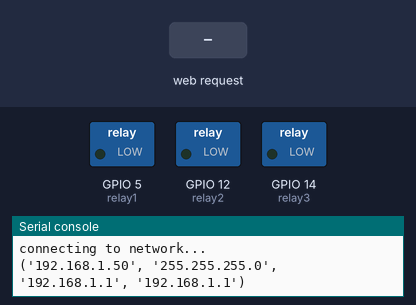
Recording of a program running on a simulated ESP32 board running MicroPython. On the bench: switched loads named in the program (green lamp = pin HIGH), the last lines printed to the serial console. The test bench sets the inputs (shaded band). WiFi joins after 1.5 s.

Above: at 2.7 s.
2.8 s: HTTP request GET /?d1=on received
At 3.5 s:
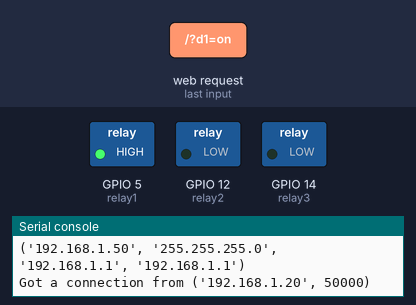
4.3 s: HTTP request GET /?d2=on received
At 4.6 s:
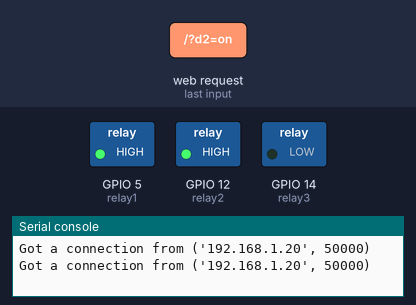
5.8 s: HTTP request GET /?d1=off received
At 7.0 s:
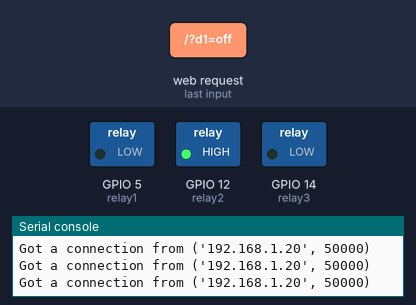
7.3 s: HTTP request GET /?d3=on received
At 8.1 s:
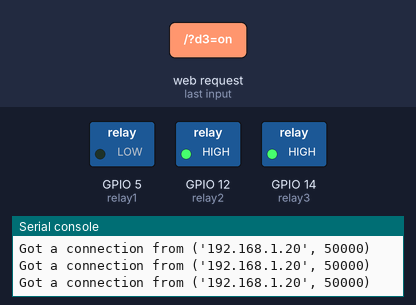
8.8 s: HTTP request GET /?d2=off received
At 9.2 s:
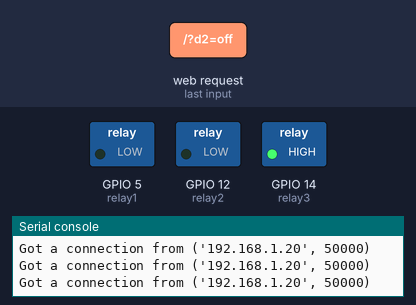
10.3 s: HTTP request GET /?d3=off received
At 11.6 s:
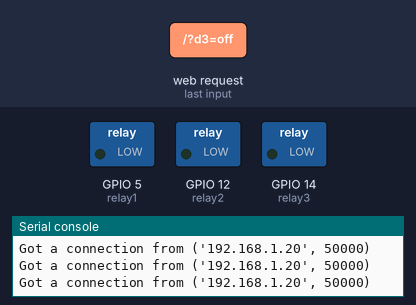
Timing chart, 0 to 12.8 s (numbered marks = the images above; inputs shaded):
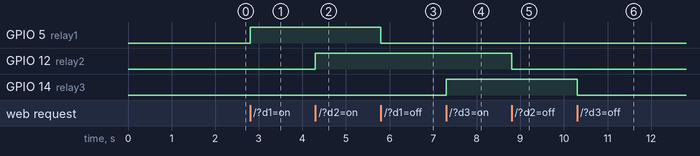

The program:

ESP32SimpleWebtoCTRL_n_Relay.py
```python
import network         # 匯入 network 模組以使用網路功能
import socket          # 匯入 socket 模組以建立網路連接
from machine import Pin # 匯入 machine 模組中的 Pin 類來控制硬體腳位

# 設定 Wi-Fi 的 SSID 和密碼
ssid='NCNUIOT'
pwd='12345678'

# 設定為站點模式 (STA_IF) 的 Wi-Fi 物件
wifi = network.WLAN(network.STA_IF)

# 檢查是否已連接到 Wi-Fi
if not wifi.isconnected():	#如果以連接上網路
    print('connecting to network...')  # 打印連接信息
    wifi.active(True)                  # 啟用 Wi-Fi 連接
    wifi.connect(ssid, pwd)            # 連接到指定的 Wi-Fi 網路
    while not wifi.isconnected():      # 等待連接成功
        pass

print(wifi.ifconfig())                 # 打印連接成功後的網路配置

# 創建一個網路套接字
s = socket.socket(socket.AF_INET, socket.SOCK_STREAM)	#創建 Socket 物件，
#使用 socket.socket() 方法來創建一個新的 socket 物件。這個方法需要兩個參數：
#AF_INET：表示使用 IPv4 地址。
#SOCK_STREAM：表示使用 TCP 協議。

s.bind(('', 80))                        # 綁定到本機 IP 和埠 80
#使用 bind() 方法來綁定 socket 到一個特定的地址和埠。這個方法需要一個元組作為參數，包含 IP 地址和埠號。
s.listen(5)                             # 設定最多允許 5 個連接
#使用 listen() 方法使 socket 開始監聽進入的連接。參數指定可以排隊的最大連接數


relay1 = Pin(5, Pin.OUT)                   # 創建一個控制 GPIO5 的 Pin 物件作為輸出
relay1.value(0)                            # 將 繼電器模組 的初始狀態設為關閉 (0)
relay2 = Pin(12, Pin.OUT)                   # 創建一個控制 GPIO12 的 Pin 物件作為輸出
relay2.value(0)                            # 將 繼電器模組 的初始狀態設為關閉 (0)
relay3 = Pin(14, Pin.OUT)                   # 創建一個控制 GPIO14 的 Pin 物件作為輸出
relay3.value(0)                            # 將 繼電器模組 的初始狀態設為關閉 (0)

gpio1_state = 'OFF'                      # 設定 繼電器模組 的狀態為關閉
gpio2_state = 'OFF'                      # 設定 繼電器模組 的狀態為關閉
gpio3_state = 'OFF'                      # 設定 繼電器模組 的狀態為關閉

# 定義一個返回 HTML 網頁的函數
def web_page():
    if relay1.value() == 1:                # 檢查 繼電器模組 的狀態
        gpio1_state = '開啟'               # 如果 繼電器模組 開啟，設為 'ON'
    else:
        gpio1_state = '關閉'              # 如果 繼電器模組 關閉，設為 'OFF'

    if relay2.value() == 1:                # 檢查 繼電器模組 的狀態
        gpio2_state = '開啟'               # 如果 繼電器模組 開啟，設為 'ON'
    else:
        gpio2_state = '關閉'              # 如果 繼電器模組 關閉，設為 'OFF'

    if relay3.value() == 1:                # 檢查 繼電器模組 的狀態
        gpio3_state = '開啟'               # 如果 繼電器模組 開啟，設為 'ON'
    else:
        gpio3_state = '關閉'              # 如果 繼電器模組 關閉，設為 'OFF'


    # 定義 HTML 頁面內容
    html ="""
    <html>
        <head lang=\'zh-tw\'>
            <meta charset = \'UTF-8\'>
            <title>控制多組繼電器之網站 modified from 動手玩MicroPython- ESP32物聯網互動設計</title>
            <meta name="viewport" content="width=device-width, initial-scale=1">
            <style>
                html{font-family: Helvetica;display:inline-block;margin:0px auto;text-align:center;}
                h1{color: #0F3376; padding:2vh;}
                p{font-size:1.5rem;}
                .button{
                    background-color:Yellow;
                    border:none;
                    border-radius:4px;
                    color:blue;
                    padding:none;
                    font-size:30px;
                    margin:2px;
                    cursor:pointer;
                    width:240px;
                    height:100px;}
                .button2{background-color:Green;}
            </style>
        </head>
        <body>
            <h1>控制多組繼電器之網站 modified from 動手玩MicroPython- ESP32物聯網互動設計 written by 楊明豐</h1>
            <p>第一組繼電器模組: """ + gpio1_state + """</p>  <!-- 顯示當前 繼電器模組 的狀態 -->
            <a href="/?d1=on"><button class="button">ON</button></a>  <!-- 繼電器模組 開啟按鈕 -->
            <a href="/?d1=off"><button class="button button2">OFF</button></a>  <!-- 繼電器模組 關閉按鈕 -->
            <hr>
            <p>第二組繼電器模組: """ + gpio2_state + """</p>  <!-- 顯示當前 繼電器模組 的狀態 -->
            <a href="/?d2=on"><button class="button">ON</button></a>  <!-- 繼電器模組 開啟按鈕 -->
            <a href="/?d2=off"><button class="button button2">OFF</button></a>  <!-- 繼電器模組 關閉按鈕 -->
            <hr>
            <p>第三組繼電器模組: """ + gpio3_state + """</p>  <!-- 顯示當前 繼電器模組 的狀態 -->
            <a href="/?d3=on"><button class="button">ON</button></a>  <!-- 繼電器模組 開啟按鈕 -->
            <a href="/?d3=off"><button class="button button2">OFF</button></a>  <!-- 繼電器模組 關閉按鈕 -->
            <hr>
        </body>
        </html>
    """
    return html                         # 返回 HTML 字串

while True:	#永久迴圈，使其網頁在一直等待再被連接狀態
    client, addr = s.accept()           # 接受來自客戶端的連接
    #使用 accept() 方法來接受一個新的連接。此方法會阻塞直到有新的連接，返回一個新的 socket 物件和客戶端地址。
    print('Got a connection from %s' % str(addr))  # 打印客戶端地址
    request = client.recv(1024)         # 接收客戶端的請求數據
    #使用 recv() 方法從客戶端接收數據。此方法需要指定最多接收的字節數
    request = str(request)              # 將請求數據轉換為字串
    device1_on = request.find('/?d1=on')   # 查找是否有開啟 繼電器模組 的請求
    device1_off = request.find('/?d1=off') # 查找是否有關閉 繼電器模組 的請求
    device2_on = request.find('/?d2=on')   # 查找是否有開啟 繼電器模組 的請求
    device2_off = request.find('/?d2=off') # 查找是否有關閉 繼電器模組 的請求
    device3_on = request.find('/?d3=on')   # 查找是否有開啟 繼電器模組 的請求
    device3_off = request.find('/?d3=off') # 查找是否有關閉 繼電器模組 的請求

    if device1_on == 6:                     # 如果請求中包含 '/?dx=on'
        relay1.value(1)                    # 開啟 繼電器模組
    if device1_off == 6:                    # 如果請求中包含 '/?dx=off'
        relay1.value(0)                    # 關閉 繼電器模組

    if device2_on == 6:                     # 如果請求中包含 '/?dx=on'
        relay2.value(1)                    # 開啟 繼電器模組
    if device2_off == 6:                    # 如果請求中包含 '/?dx=off'
        relay2.value(0)                    # 關閉 繼電器模組

    if device3_on == 6:                     # 如果請求中包含 '/?dx=on'
        relay3.value(1)                    # 開啟 繼電器模組
    if device3_off == 6:                    # 如果請求中包含 '/?dx=off'
        relay3.value(0)                    # 關閉 繼電器模組

    response = web_page()               # 生成 HTML 回應
    #使用 send() 或 sendall() 方法向客戶端發送數據。
    client.send('HTTP/1.1 200 OK\n')    # 發送 HTTP 回應狀態
    client.send('Content-Type: text/html\n') # 發送內容類型
    client.send('Connection: close\n\n')     # 關閉連接
    client.sendall(response)            # 發送所有 HTML 回應
    client.close()                      # 關閉客戶端連接，使用 close() 方法關閉 socket 連接。
```

Measured:
- after the input at 2.8 s, GPIO 5 (relay1): LOW → HIGH at once
- after the input at 4.3 s, GPIO 12 (relay2): LOW → HIGH at once
- after the input at 5.8 s, GPIO 5 (relay1): HIGH → LOW at once
- after the input at 7.3 s, GPIO 14 (relay3): LOW → HIGH at once
- after the input at 8.8 s, GPIO 12 (relay2): HIGH → LOW at once
- after the input at 10.3 s, GPIO 14 (relay3): HIGH → LOW at once
